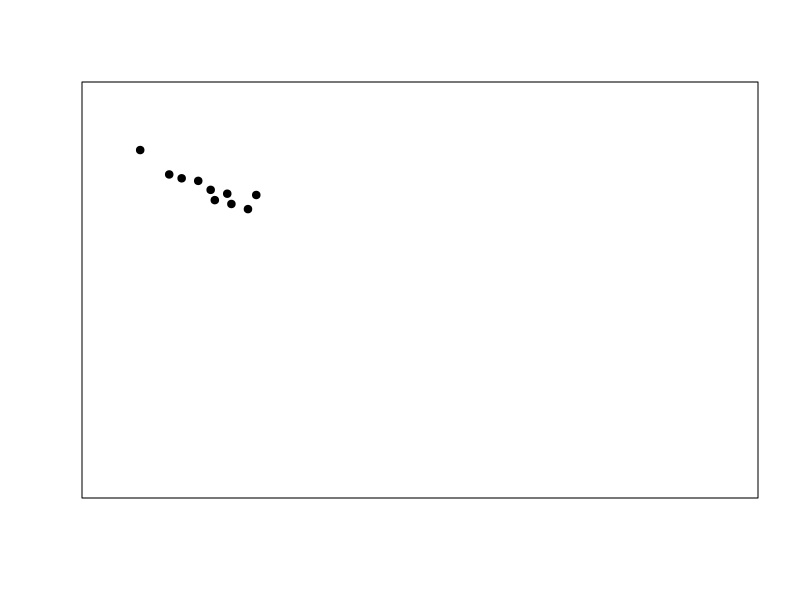

Generate this figure with R:
dates <- as.Date(c("2017-01-09",
                   "2017-01-16",
                   "2017-01-19",
                   "2017-01-23",
                   "2017-01-26",
                   "2017-01-27",
                   "2017-01-30",
                   "2017-01-31",
                   "2017-02-04",
                   "2017-02-06"))

vals <- c(110.9,
          109.0,
          108.7,
          108.5,
          107.8,
          107.0,
          107.5,
          106.7,
          106.3,
          107.4)

plot(dates,
     vals,
     col="black",
     pch=19,
     xaxt="n",
     yaxt="n",
     xlab="",
     ylab="",
     ylim=c(85,115),
     xlim=as.Date(c("2017-01-01",
                    "2017-06-01")))
